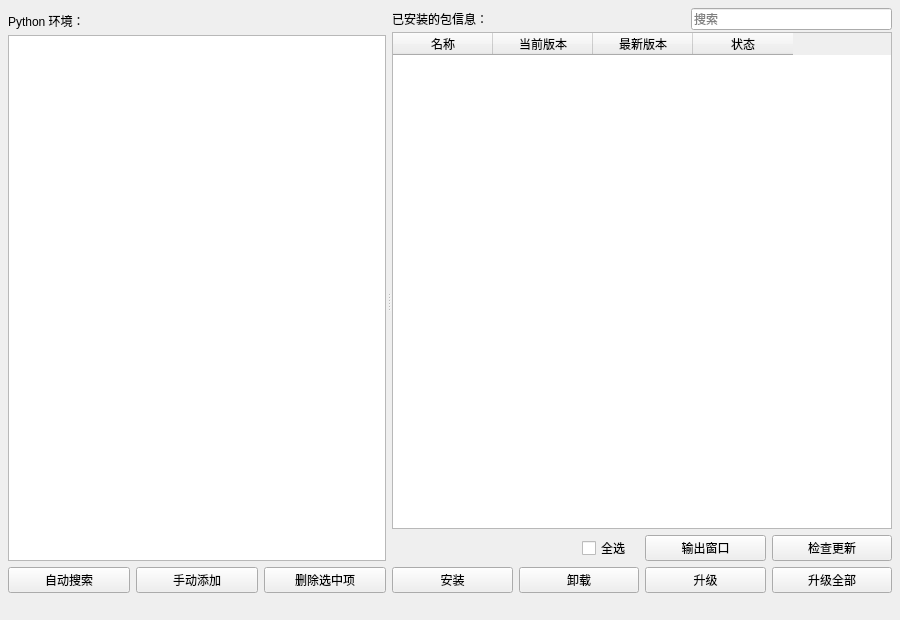
<?xml version="1.0" encoding="UTF-8"?>
<ui version="4.0">
 <class>package_manager</class>
 <widget class="QMainWindow" name="package_manager">
  <property name="windowModality">
   <enum>Qt::WindowModal</enum>
  </property>
  <property name="geometry">
   <rect>
    <x>0</x>
    <y>0</y>
    <width>900</width>
    <height>620</height>
   </rect>
  </property>
  <property name="font">
   <font>
    <family>Microsoft YaHei UI</family>
   </font>
  </property>
  <property name="windowTitle">
   <string>包管理器</string>
  </property>
  <widget class="QWidget" name="centralwidget">
   <layout class="QVBoxLayout" name="verticalLayout_6">
    <property name="leftMargin">
     <number>8</number>
    </property>
    <property name="topMargin">
     <number>8</number>
    </property>
    <property name="rightMargin">
     <number>8</number>
    </property>
    <property name="bottomMargin">
     <number>8</number>
    </property>
    <item>
     <layout class="QVBoxLayout" name="verticalLayout_5" stretch="1,0">
      <item>
       <widget class="QSplitter" name="splitter">
        <property name="orientation">
         <enum>Qt::Horizontal</enum>
        </property>
        <property name="handleWidth">
         <number>6</number>
        </property>
        <widget class="QWidget" name="layoutWidget">
         <layout class="QVBoxLayout" name="verticalLayout_3" stretch="1,0">
          <item>
           <layout class="QVBoxLayout" name="verticalLayout" stretch="0,1">
            <property name="spacing">
             <number>2</number>
            </property>
            <item>
             <widget class="QLabel" name="lb_python_dir">
              <property name="minimumSize">
               <size>
                <width>0</width>
                <height>25</height>
               </size>
              </property>
              <property name="toolTip">
               <string>显示当前搜索到的/用户添加的 Python 目录路径。</string>
              </property>
              <property name="text">
               <string>Python 环境：</string>
              </property>
             </widget>
            </item>
            <item>
             <widget class="QListWidget" name="lw_env_list">
              <property name="palette">
               <palette>
                <active>
                 <colorrole role="Highlight">
                  <brush brushstyle="SolidPattern">
                   <color alpha="255">
                    <red>0</red>
                    <green>120</green>
                    <blue>215</blue>
                   </color>
                  </brush>
                 </colorrole>
                 <colorrole role="HighlightedText">
                  <brush brushstyle="SolidPattern">
                   <color alpha="255">
                    <red>255</red>
                    <green>255</green>
                    <blue>255</blue>
                   </color>
                  </brush>
                 </colorrole>
                </active>
                <inactive>
                 <colorrole role="Highlight">
                  <brush brushstyle="SolidPattern">
                   <color alpha="255">
                    <red>155</red>
                    <green>222</green>
                    <blue>255</blue>
                   </color>
                  </brush>
                 </colorrole>
                 <colorrole role="HighlightedText">
                  <brush brushstyle="SolidPattern">
                   <color alpha="255">
                    <red>0</red>
                    <green>0</green>
                    <blue>0</blue>
                   </color>
                  </brush>
                 </colorrole>
                </inactive>
                <disabled>
                 <colorrole role="Highlight">
                  <brush brushstyle="SolidPattern">
                   <color alpha="255">
                    <red>190</red>
                    <green>190</green>
                    <blue>190</blue>
                   </color>
                  </brush>
                 </colorrole>
                 <colorrole role="HighlightedText">
                  <brush brushstyle="SolidPattern">
                   <color alpha="255">
                    <red>255</red>
                    <green>255</green>
                    <blue>255</blue>
                   </color>
                  </brush>
                 </colorrole>
                </disabled>
               </palette>
              </property>
              <property name="contextMenuPolicy">
               <enum>Qt::NoContextMenu</enum>
              </property>
              <property name="toolTip">
               <string>使用鼠标左键点击加载选中的 Python 环境已安装的包信息列表，使用鼠标右键点击或使用上下方向键选择则不加载。</string>
              </property>
              <property name="editTriggers">
               <set>QAbstractItemView::NoEditTriggers</set>
              </property>
             </widget>
            </item>
           </layout>
          </item>
          <item>
           <layout class="QHBoxLayout" name="horizontalLayout">
            <item>
             <widget class="QPushButton" name="btn_autosearch">
              <property name="toolTip">
               <string>自动搜索常用安装位置中的 Python 目录并将路径添加到 Python 环境列表保存。</string>
              </property>
              <property name="text">
               <string>自动搜索</string>
              </property>
             </widget>
            </item>
            <item>
             <widget class="QPushButton" name="btn_addmanully">
              <property name="toolTip">
               <string>手动将 Python 目录路径添加到本 Python 环境列表以便下次使用。</string>
              </property>
              <property name="text">
               <string>手动添加</string>
              </property>
             </widget>
            </item>
            <item>
             <widget class="QPushButton" name="btn_delselected">
              <property name="toolTip">
               <string>将本 Python 环境列表中的选中项移除(仅从本 Python 环境列表中移除，不会删除本机 Python 目录)。</string>
              </property>
              <property name="text">
               <string>删除选中项</string>
              </property>
             </widget>
            </item>
           </layout>
          </item>
         </layout>
        </widget>
        <widget class="QWidget" name="layoutWidget">
         <layout class="QVBoxLayout" name="verticalLayout_4" stretch="1,0">
          <item>
           <layout class="QVBoxLayout" name="verticalLayout_2" stretch="0,1">
            <property name="spacing">
             <number>2</number>
            </property>
            <item>
             <layout class="QHBoxLayout" name="horizontalLayout_4">
              <item>
               <widget class="QLabel" name="lb_installed_pkgs_info">
                <property name="toolTip">
                 <string>选中的 Python 环境中已安装的包名、当前版本、最新版本、安装状态信息。</string>
                </property>
                <property name="text">
                 <string>已安装的包信息：</string>
                </property>
               </widget>
              </item>
              <item>
               <spacer name="horizontalSpacer">
                <property name="orientation">
                 <enum>Qt::Horizontal</enum>
                </property>
                <property name="sizeHint" stdset="0">
                 <size>
                  <width>0</width>
                  <height>0</height>
                 </size>
                </property>
               </spacer>
              </item>
              <item>
               <widget class="QLineEdit" name="le_search_pkgs_kwd">
                <property name="placeholderText">
                 <string>搜索</string>
                </property>
                <property name="clearButtonEnabled">
                 <bool>true</bool>
                </property>
               </widget>
              </item>
             </layout>
            </item>
            <item>
             <widget class="QTableWidget" name="tw_installed_info">
              <property name="palette">
               <palette>
                <active>
                 <colorrole role="Highlight">
                  <brush brushstyle="SolidPattern">
                   <color alpha="255">
                    <red>0</red>
                    <green>120</green>
                    <blue>215</blue>
                   </color>
                  </brush>
                 </colorrole>
                 <colorrole role="HighlightedText">
                  <brush brushstyle="SolidPattern">
                   <color alpha="255">
                    <red>255</red>
                    <green>255</green>
                    <blue>255</blue>
                   </color>
                  </brush>
                 </colorrole>
                </active>
                <inactive>
                 <colorrole role="Highlight">
                  <brush brushstyle="SolidPattern">
                   <color alpha="255">
                    <red>155</red>
                    <green>222</green>
                    <blue>255</blue>
                   </color>
                  </brush>
                 </colorrole>
                 <colorrole role="HighlightedText">
                  <brush brushstyle="SolidPattern">
                   <color alpha="255">
                    <red>0</red>
                    <green>0</green>
                    <blue>0</blue>
                   </color>
                  </brush>
                 </colorrole>
                </inactive>
                <disabled>
                 <colorrole role="Highlight">
                  <brush brushstyle="SolidPattern">
                   <color alpha="255">
                    <red>190</red>
                    <green>190</green>
                    <blue>190</blue>
                   </color>
                  </brush>
                 </colorrole>
                 <colorrole role="HighlightedText">
                  <brush brushstyle="SolidPattern">
                   <color alpha="255">
                    <red>255</red>
                    <green>255</green>
                    <blue>255</blue>
                   </color>
                  </brush>
                 </colorrole>
                </disabled>
               </palette>
              </property>
              <property name="contextMenuPolicy">
               <enum>Qt::NoContextMenu</enum>
              </property>
              <property name="editTriggers">
               <set>QAbstractItemView::NoEditTriggers</set>
              </property>
              <property name="selectionMode">
               <enum>QAbstractItemView::ExtendedSelection</enum>
              </property>
              <property name="selectionBehavior">
               <enum>QAbstractItemView::SelectRows</enum>
              </property>
              <property name="cornerButtonEnabled">
               <bool>false</bool>
              </property>
              <property name="columnCount">
               <number>4</number>
              </property>
              <attribute name="horizontalHeaderHighlightSections">
               <bool>false</bool>
              </attribute>
              <attribute name="verticalHeaderHighlightSections">
               <bool>false</bool>
              </attribute>
              <column>
               <property name="text">
                <string>名称</string>
               </property>
              </column>
              <column>
               <property name="text">
                <string>当前版本</string>
               </property>
              </column>
              <column>
               <property name="text">
                <string>最新版本</string>
               </property>
              </column>
              <column>
               <property name="text">
                <string>状态</string>
               </property>
              </column>
             </widget>
            </item>
           </layout>
          </item>
          <item>
           <layout class="QGridLayout" name="glo_table_btns">
            <item row="1" column="2">
             <widget class="QPushButton" name="btn_upgrade_package">
              <property name="toolTip">
               <string>升级表格中被选中的包。
注意，被选中的包如果没有新版本则不升级，支持多选。</string>
              </property>
              <property name="text">
               <string>升级</string>
              </property>
             </widget>
            </item>
            <item row="0" column="3">
             <widget class="QPushButton" name="btn_check_for_updates">
              <property name="toolTip">
               <string>检查选中的 Python 环境中的所有模块的最新版本，有新版本则在&quot;最新版本&quot;列中显示版本号。</string>
              </property>
              <property name="text">
               <string>检查更新</string>
              </property>
             </widget>
            </item>
            <item row="1" column="0">
             <widget class="QPushButton" name="btn_install_package">
              <property name="toolTip">
               <string>将输入的包名安装到选中的 Python 环境中。
多个包名请用空格隔开，支持输入与 pip 命令 install 选项相同的参数。</string>
              </property>
              <property name="text">
               <string>安装</string>
              </property>
             </widget>
            </item>
            <item row="0" column="0">
             <widget class="QLabel" name="lb_num_selected_items">
              <property name="font">
               <font>
                <family>Microsoft YaHei UI</family>
                <pointsize>8</pointsize>
               </font>
              </property>
             </widget>
            </item>
            <item row="1" column="1">
             <widget class="QPushButton" name="btn_uninstall_package">
              <property name="toolTip">
               <string>将表格中选中的包卸载(仅从选中的 Python 环境中卸载)。
注意，卸载时表格中的条目支持多选。</string>
              </property>
              <property name="text">
               <string>卸载</string>
              </property>
             </widget>
            </item>
            <item row="0" column="1">
             <layout class="QHBoxLayout" name="horizontalLayout_2">
              <item>
               <widget class="QLabel" name="label_2">
                <property name="text">
                 <string/>
                </property>
               </widget>
              </item>
              <item>
               <widget class="QCheckBox" name="cb_check_uncheck_all">
                <property name="text">
                 <string>全选</string>
                </property>
               </widget>
              </item>
             </layout>
            </item>
            <item row="0" column="2">
             <widget class="QPushButton" name="uiPushButton_show_output">
              <property name="text">
               <string>输出窗口</string>
              </property>
             </widget>
            </item>
            <item row="1" column="3">
             <widget class="QPushButton" name="btn_upgrade_all">
              <property name="toolTip">
               <string>升级表格中列出的所有显示有新版本的包。
使用此功能前请先点击&quot;检查更新&quot;按钮以检查是否有新版本，再点击此按钮升级。</string>
              </property>
              <property name="text">
               <string>升级全部</string>
              </property>
             </widget>
            </item>
           </layout>
          </item>
         </layout>
        </widget>
       </widget>
      </item>
      <item>
       <layout class="QHBoxLayout" name="horizontalLayout_3" stretch="1,0">
        <property name="rightMargin">
         <number>4</number>
        </property>
        <item>
         <widget class="QLabel" name="lb_loading_gif">
          <property name="font">
           <font>
            <family>Microsoft YaHei UI</family>
            <pointsize>8</pointsize>
           </font>
          </property>
          <property name="alignment">
           <set>Qt::AlignRight|Qt::AlignTrailing|Qt::AlignVCenter</set>
          </property>
         </widget>
        </item>
        <item>
         <widget class="QLabel" name="lb_loading_tip">
          <property name="font">
           <font>
            <family>Microsoft YaHei UI</family>
            <pointsize>8</pointsize>
           </font>
          </property>
          <property name="alignment">
           <set>Qt::AlignLeading|Qt::AlignLeft|Qt::AlignTop</set>
          </property>
         </widget>
        </item>
       </layout>
      </item>
     </layout>
    </item>
   </layout>
  </widget>
 </widget>
 <resources/>
 <connections/>
</ui>
